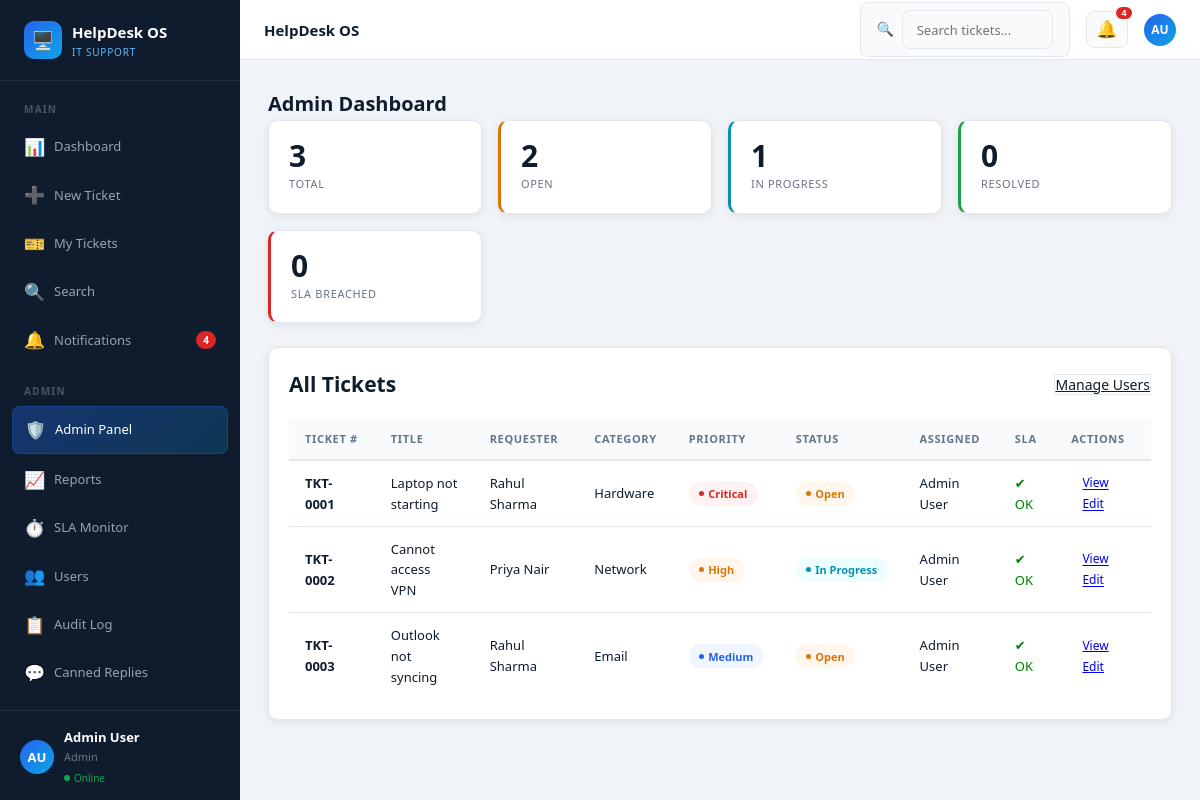
Page /admin/dashboard.php (signed in) on the committed database.
### tables this page shows
CREATE TABLE tickets (
    id           INT AUTO_INCREMENT PRIMARY KEY,
    ticket_no    VARCHAR(20) NOT NULL UNIQUE,
    user_id      INT NOT NULL,
    assigned_to  INT DEFAULT NULL,
    title        VARCHAR(255) NOT NULL,
    description  TEXT NOT NULL,
    category     ENUM('Hardware','Software','Network','Access','Email','Security','Other') NOT NULL,
    priority     ENUM('Low','Medium','High','Critical') DEFAULT 'Medium',
    status       ENUM('Open','In Progress','Resolved','Closed') DEFAULT 'Open',
    sla_deadline DATETIME,
    created_at   TIMESTAMP DEFAULT CURRENT_TIMESTAMP,
    updated_at   TIMESTAMP DEFAULT CURRENT_TIMESTAMP ON UPDATE CURRENT_TIMESTAMP,
    FOREIGN KEY (user_id)     REFERENCES users(id) ON DELETE CASCADE,
    FOREIGN KEY (assigned_to) REFERENCES users(id) ON DELETE SET NULL
);

CREATE TABLE users (
    id          INT AUTO_INCREMENT PRIMARY KEY,
    name        VARCHAR(100) NOT NULL,
    email       VARCHAR(150) NOT NULL UNIQUE,
    password    VARCHAR(255) NOT NULL,
    role        ENUM('user','admin') DEFAULT 'user',
    department  VARCHAR(100),
    created_at  TIMESTAMP DEFAULT CURRENT_TIMESTAMP
);

### includes/auth.php (called while the page is built, shortened)
<?php
function is_logged_in() {
    return isset($_SESSION['user_id']);
}
function current_user_name() { return $_SESSION['name']    ?? 'Guest'; }
function current_role()      { return $_SESSION['role']    ?? 'user'; }
?>

### admin/dashboard.php (the view, shortened to what this page needs)
<?php
require_once '../includes/db.php';
require_once '../includes/header.php';
$total    = $conn->query("SELECT COUNT(*) c FROM tickets")->fetch_assoc()['c'];
$open     = $conn->query("SELECT COUNT(*) c FROM tickets WHERE status='Open'")->fetch_assoc()['c'];
$progress = $conn->query("SELECT COUNT(*) c FROM tickets WHERE status='In Progress'")->fetch_assoc()['c'];
$resolved = $conn->query("SELECT COUNT(*) c FROM tickets WHERE status='Resolved'")->fetch_assoc()['c'];
$breached = $conn->query("SELECT COUNT(*) c FROM tickets WHERE sla_deadline < NOW() AND status NOT IN ('Resolved','Closed')")->fetch_assoc()['c'];
$tickets  = $conn->query(
    "SELECT t.*, u.name as requester, a.name as agent FROM tickets t
     JOIN users u ON t.user_id = u.id
     LEFT JOIN users a ON t.assigned_to = a.id
     ORDER BY FIELD(t.priority,'Critical','High','Medium','Low'), t.created_at DESC"
);
?>
<h1 class="page-title">Admin Dashboard</h1>
<div class="stats-grid">
    <div class="stat-card"><div class="stat-num"><?= $total ?></div><div class="stat-label">Total</div></div>
    <div class="stat-card open"><div class="stat-num"><?= $open ?></div><div class="stat-label">Open</div></div>
    <div class="stat-card progress"><div class="stat-num"><?= $progress ?></div><div class="stat-label">In Progress</div></div>
    <div class="stat-card resolved"><div class="stat-num"><?= $resolved ?></div><div class="stat-label">Resolved</div></div>
    <div class="stat-card breached"><div class="stat-num"><?= $breached ?></div><div class="stat-label">SLA Breached</div></div>
</div>
<div class="card">
    <div class="card-header">
        <h2>All Tickets</h2>
        <div>
            <a href="manage_users.php" class="btn-secondary">Manage Users</a>
        </div>
    </div>
    <table class="table">
        <thead>
            <tr><th>Ticket #</th><th>Title</th><th>Requester</th><th>Category</th><th>Priority</th><th>Status</th><th>Assigned</th><th>SLA</th><th>Actions</th></tr>
        </thead>
        <tbody>
        <?php while ($row = $tickets->fetch_assoc()):
            $sla_ok = !$row['sla_deadline'] || strtotime($row['sla_deadline']) > time();
        ?>
            <tr>
                <td><strong><?= htmlspecialchars($row['ticket_no']) ?></strong></td>
                <td><?= htmlspecialchars($row['title']) ?></td>
                <td><?= htmlspecialchars($row['requester']) ?></td>
                <td><?= $row['category'] ?></td>
                <td><span class="badge badge-<?= strtolower($row['priority']) ?>"><?= $row['priority'] ?></span></td>
                <td><span class="badge badge-status-<?= strtolower(str_replace(' ','-',$row['status'])) ?>"><?= $row['status'] ?></span></td>
                <td><?= $row['agent'] ?? '<span style="color:#aaa">Unassigned</span>' ?></td>
                <td><span style="color:<?= $sla_ok?'green':'red' ?>"><?= $sla_ok?'✔ OK':'✘ Breached' ?></span></td>
                <td>
                    <a href="../ticket_detail.php?id=<?= $row['id'] ?>" class="btn-sm">View</a>
                    <a href="update_ticket.php?id=<?= $row['id'] ?>" class="btn-sm">Edit</a>
                </td>
            </tr>
        <?php endwhile; ?>
        </tbody>
    </table>
</div>
<?php require_once '../includes/footer.php'; ?>

### includes/header.php (shortened to what this page needs)
<?php
require_once __DIR__ . '/auth.php';
$notif_count = 0;
if (is_logged_in()) {
    $uid  = current_user_id();
    $role = current_role();
    $nc   = $role === 'admin'
        ? $conn->query("SELECT COUNT(*) c FROM notifications WHERE is_read=0")->fetch_assoc()['c']
        : $conn->query("SELECT COUNT(*) c FROM notifications WHERE user_id=$uid AND is_read=0")->fetch_assoc()['c'];
    $notif_count = $nc ?? 0;
}
function getInitials($name) {
    $words = explode(' ', trim($name));
    $init  = '';
    foreach (array_slice($words, 0, 2) as $w) $init .= strtoupper($w[0]);
    return $init;
}
$current_page = basename($_SERVER['PHP_SELF']);
$is_admin     = is_logged_in() && current_role() === 'admin';
?>
<!DOCTYPE html>
<html lang="en">
<head>
    <link rel="stylesheet" href="/Helpdesk/assets/css/style.css">
</head>
<body>
<?php if (is_logged_in()): ?>
<aside class="sidebar">
    <div class="sidebar-logo">
        <div class="logo-icon">🖥️</div>
        <div>
            <div class="logo-text">HelpDesk OS</div>
            <div class="logo-sub">IT Support</div>
        </div>
    </div>
    <div class="nav-section">
        <div class="nav-label">Main</div>
        <a href="/Helpdesk/index.php" class="nav-item <?= $current_page==='index.php'?'active':'' ?>">
            <span class="nicon">📊</span> Dashboard
        </a>
        <a href="/Helpdesk/submit_ticket.php" class="nav-item <?= $current_page==='submit_ticket.php'?'active':'' ?>">
            <span class="nicon">➕</span> New Ticket
        </a>
        <a href="/Helpdesk/my_tickets.php" class="nav-item <?= $current_page==='my_tickets.php'?'active':'' ?>">
            <span class="nicon">🎫</span> My Tickets
        </a>
        <a href="/Helpdesk/search.php" class="nav-item <?= $current_page==='search.php'?'active':'' ?>">
            <span class="nicon">🔍</span> Search
        </a>
        <a href="/Helpdesk/notifications.php" class="nav-item <?= $current_page==='notifications.php'?'active':'' ?>">
            <span class="nicon">🔔</span> Notifications
            <?php if ($notif_count > 0): ?><span class="nav-badge"><?= $notif_count ?></span><?php endif; ?>
        </a>
        <?php if ($is_admin): ?>
        <div class="nav-label" style="margin-top:.75rem">Admin</div>
        <a href="/Helpdesk/admin/dashboard.php" class="nav-item <?= $current_page==='dashboard.php'?'active':'' ?>">
            <span class="nicon">🛡️</span> Admin Panel
        </a>
        <a href="/Helpdesk/admin/reports.php" class="nav-item <?= $current_page==='reports.php'?'active':'' ?>">
            <span class="nicon">📈</span> Reports
        </a>
        <a href="/Helpdesk/admin/sla_monitor.php" class="nav-item <?= $current_page==='sla_monitor.php'?'active':'' ?>">
            <span class="nicon">⏱️</span> SLA Monitor
        </a>
        <a href="/Helpdesk/admin/manage_users.php" class="nav-item <?= $current_page==='manage_users.php'?'active':'' ?>">
            <span class="nicon">👥</span> Users
        </a>
        <a href="/Helpdesk/admin/audit_log.php" class="nav-item <?= $current_page==='audit_log.php'?'active':'' ?>">
            <span class="nicon">📋</span> Audit Log
        </a>
        <a href="/Helpdesk/admin/canned_responses.php" class="nav-item <?= $current_page==='canned_responses.php'?'active':'' ?>">
            <span class="nicon">💬</span> Canned Replies
        </a>
        <?php endif; ?>
    </div>
    <div class="sidebar-footer">
        <div class="user-row">
            <div class="user-av"><?= getInitials(current_user_name()) ?></div>
            <div>
                <div class="user-name"><?= htmlspecialchars(current_user_name()) ?></div>
                <div class="user-role"><?= ucfirst(current_role()) ?></div>
                <div class="status-dot">Online</div>
            </div>
        </div>
    </div>
</aside>
<header class="topbar">
    <div class="topbar-title" id="topbar-title">HelpDesk OS</div>
    <div class="topbar-search">
        <span>🔍</span>
        <input type="text" placeholder="Search tickets..." onkeypress="if(event.key==='Enter') window.location='/Helpdesk/search.php?q='+this.value">
    </div>
    <div class="notif-wrap">
        <button class="notif-bell" onclick="toggleNotif()">
            🔔
            <span class="notif-count <?= $notif_count==0?'hidden':'' ?>" id="notif-badge"><?= $notif_count ?></span>
        </button>
    </div>
    <div class="avatar" title="<?= htmlspecialchars(current_user_name()) ?>"><?= getInitials(current_user_name()) ?></div>
</header>
<main class="main-content">
<?php else: ?>
<main>
<?php endif; ?>

### includes/footer.php (shortened to what this page needs)
</main>
</body>
</html>

### rows in the picture
tickets: ticket_no "TKT-0001", title "Laptop not starting", user.name "Rahul Sharma", category "Hardware", priority "Critical", status "Open", assigned_to.name "Admin User", shows "✔ OK"
tickets: ticket_no "TKT-0002", title "Cannot access VPN", user.name "Priya Nair", category "Network", priority "High", status "In Progress", assigned_to.name "Admin User", shows "✔ OK"
tickets: ticket_no "TKT-0003", title "Outlook not syncing", user.name "Rahul Sharma", category "Email", priority "Medium", status "Open", assigned_to.name "Admin User", shows "✔ OK"

### other values in the picture
$notif_count "4"
getInitials(current_user_name()) "AU"
current_user_name() "Admin User"
current_role() "Admin"
$total "3"
$open "2"
$progress "1"
$resolved "0"
$breached "0"
